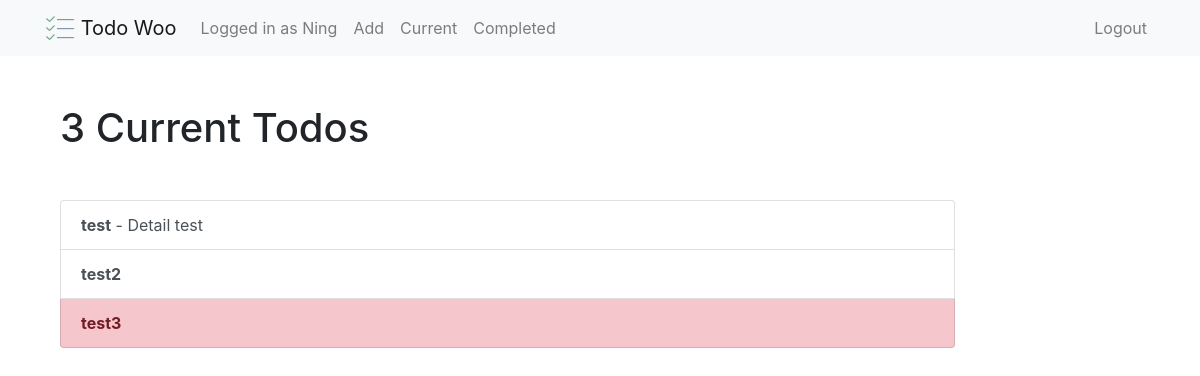
/current/ (signed in), run on the app's committed database.
### todo/models.py (models this page shows, shortened)
class Todo(models.Model):
    title = models.CharField(max_length=100)
    detail = models.TextField(blank=True)
    timestamp = models.DateTimeField(auto_now_add=True)   # add the time this todo be created
    date_completed = models.DateTimeField(null=True, blank=True)
    important = models.BooleanField(default=False)
    user = models.ForeignKey(User, on_delete=models.CASCADE)

### todo/views.py (the view)
# urls.py: path('current/', views.current_todos, name='current_todos'),
@login_required
def current_todos(request):
    all_todos = Todo.objects.filter(user=request.user, date_completed__isnull=True)
    return render(request, 'todo/current.html', {'all_todos': all_todos})

### templates/todo/current.html
<!DOCTYPE html>
{% extends 'todo/base.html' %}
{% block body_block %}
    <div class="container mt-5">
        <div class="col-md-10">
            {% if all_todos %}
                <h1>{{ all_todos.count }} Current Todo{{ all_todos.count|pluralize }}</h1>
            {% else %}
                <h1>Current Todos</h1>
            {% endif %}
        </div>
    </div>
    <div class="container mt-5">
        <div class="col-md-10">
        {% if all_todos %}
            <div class="list-group">
                {% for todo in all_todos %}
                    <a href="{% url 'view_todo' todo.id %}" class="list-group-item list-group-item-action{% if todo.important %} list-group-item-danger{% endif %}">
                        <b>{{ todo.title }}</b>{% if todo.detail %} - {{ todo.detail|truncatechars:30 }}{% endif %}</a>
                {% endfor %}
            </div>
        {% else %}
            <div class="text-center">
                <h2>Looks like you don't have any todos! Nice work.</h2>
            <br>
            <a role="button" class="btn btn-info btn-lg" href="{% url 'create_todo' %}">New Todo</a>
            </div>
        {% endif %}
        </div>
    </div>
{% endblock %}

### templates/todo/base.html (shortened to what this page needs)
{% load static %}
<!DOCTYPE html>
<html lang="en">
<head>
    <link rel="stylesheet" href="https://cdn.jsdelivr.net/npm/bootstrap@4.6.0/dist/css/bootstrap.min.css">
</head>
<body>
    <nav class="navbar navbar-expand-md navbar-light bg-light">
        <div class="container">
            <a class="navbar-brand" href="{% url 'home' %}">
                <img src="{% static 'icon.png' %}" width="30" height="30" class="d-inline-block align-top" >
                <span>Todo Woo</span>
            </a>
            <div class="collapse navbar-collapse" id="navbarNav">
                {% if user.is_authenticated %}
                    <ul class="navbar-nav mr-auto">
                        <li><a class="nav-link" href="{% url 'current_todos' %}">Logged in as {{ user.username }} <span class="sr-only">(current)</span></a></li>
                        <li><a class="nav-link" href="{% url 'create_todo' %}">Add</a></li>
                        <li><a class="nav-link" href="{% url 'current_todos' %}">Current</a></li>
                        <li><a class="nav-link" href="{% url 'completed_todos' %}">Completed</a></li>
                    </ul>
                {% endif %}
                <ul class="navbar-nav ml-auto">
                    {% if user.is_authenticated %}
                        <li><a href="#" onclick="$('#signOutBtn').click()" class="nav-link">Logout</a>
                        </li>
                    {% else %}
                        <li><a class="nav-link" href="{% url 'user_signup' %}">Sign up</a></li>
                        <li><a class="nav-link" href="{% url 'user_login' %}">Login</a></li>
                    {% endif %}
                </ul>
            </div>
        </div>
    </nav>
    {% block body_block %}
    {% endblock %}
</body>
</html>

### data on the page
Todo: title "test", detail "Detail test"
Todo: title "test2"
Todo: title "test3"

### other printed values
{{ user.username }} "Ning"
{{ all_todos.count }} "3"
